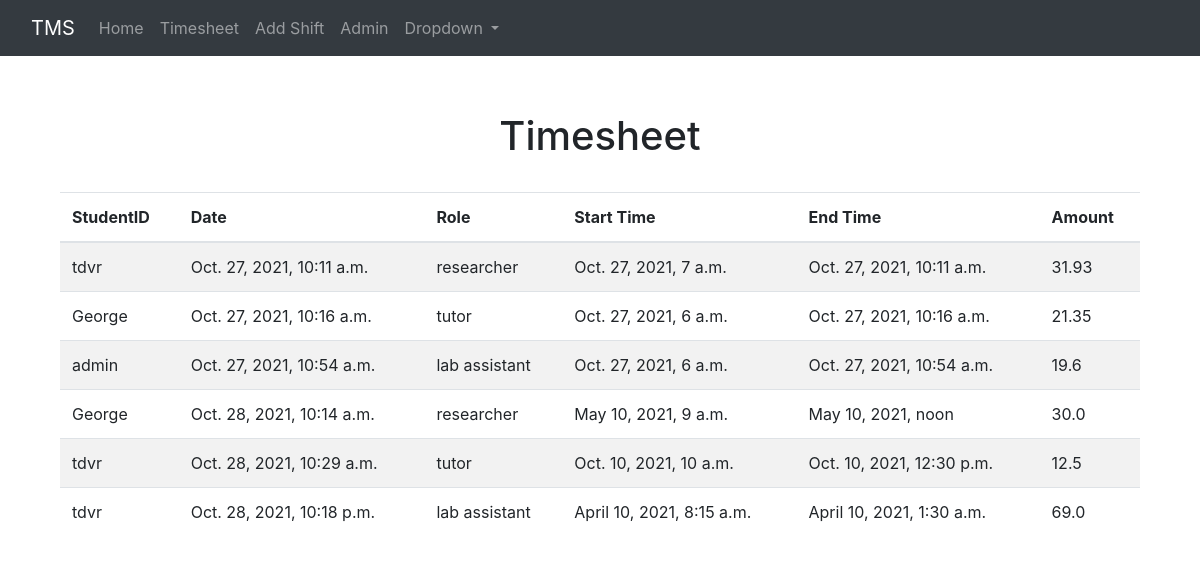
Page /shifts on the earlier database version.
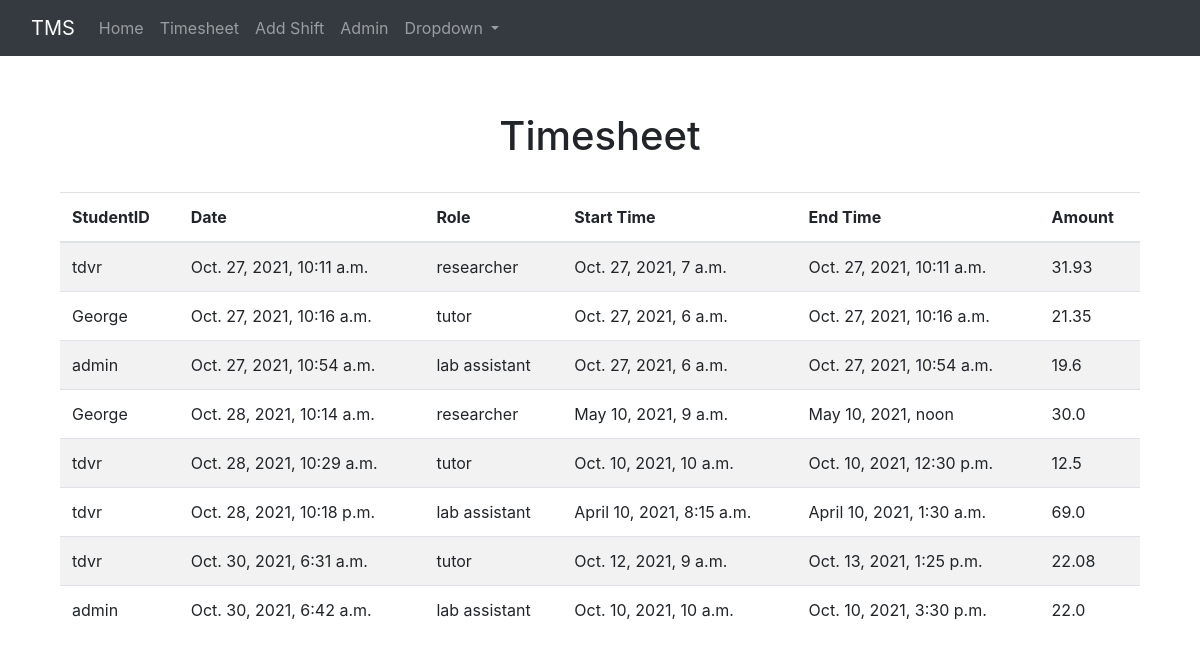
Same page on the later database version.
### timesheet/models.py (models this page shows, shortened)
class Shift(models.Model):
    studentID = models.ForeignKey(User, blank=True, null=True, on_delete=models.CASCADE)
    date = models.DateTimeField('Date added', auto_now_add=True)
    role = models.ForeignKey(Roles, blank=True, null=True, on_delete=models.SET_NULL)
    startHour = models.DateTimeField('Time started working')
    endHour = models.DateTimeField('Time finished working')
    def payment(self):
        time = self.endHour - self.startHour                                 #calculate time working
        payment = round(self.role.hourlyPay * time.seconds / 60 / 60,2)      #hourlyPay * hours worked, rounded for 2 demicals
        return payment

class Roles(models.Model):
    name = models.CharField('Type of role', max_length=120)
    hourlyPay = models.IntegerField('Payment per hour for a role')
    def __str__(self):
        return self.name

### timesheet/views.py (the view)
# urls.py: path('shifts', views.shifts, name="shifts"),
def shifts(request):
    shifts = Shift.objects.all()
    return render(request, 'timesheet/shifts.html',{'shifts': shifts})

### timesheet/templates/timesheet/shifts.html (shortened to what this page needs)
{% extends 'timesheet/base.html' %}
    {% block content %}
    <center>
    <br>
    <div class="container">
        <h1>Timesheet</h1> <br/>
        <table class="table table-striped">
          <thead>
            <tr>
                <th scope="col">StudentID</th>
                <th scope="col">Date</th>
                <th scope="col">Role</th>
                <th scope="col">Start Time</th>
                <th scope="col">End Time</th>
                <th scope="col">Amount</th>
            </tr>
          </thead>
            {% for shift in shifts %}
                <tr>
                    <td>
                    {{ shift.studentID }}
                    </td>
                    <td>
                    {{ shift.date }}
                    </td>
                    <td>
                    {{ shift.role }}
                    </td>
                    <td>
                    {{ shift.startHour }}
                    </td>
                    <td>
                    {{ shift.endHour }}
                    </td>
                    <td>
                    {{ shift.payment }}
                    </td>
            </tr>
            {% endfor %}
        </table>
    </div>
    </center>
    {% endblock %}

Differences in the rows shown:
added Shift: studentID "tdvr", date "Oct. 30, 2021, 6:31 a.m.", role "tutor", startHour "Oct. 12, 2021, 9 a.m.", endHour "Oct. 13, 2021, 1:25 p.m.", payment "22.08"
added Shift: studentID "admin", date "Oct. 30, 2021, 6:42 a.m.", role "lab assistant", startHour "Oct. 10, 2021, 10 a.m.", endHour "Oct. 10, 2021, 3:30 p.m.", payment "22.0"
